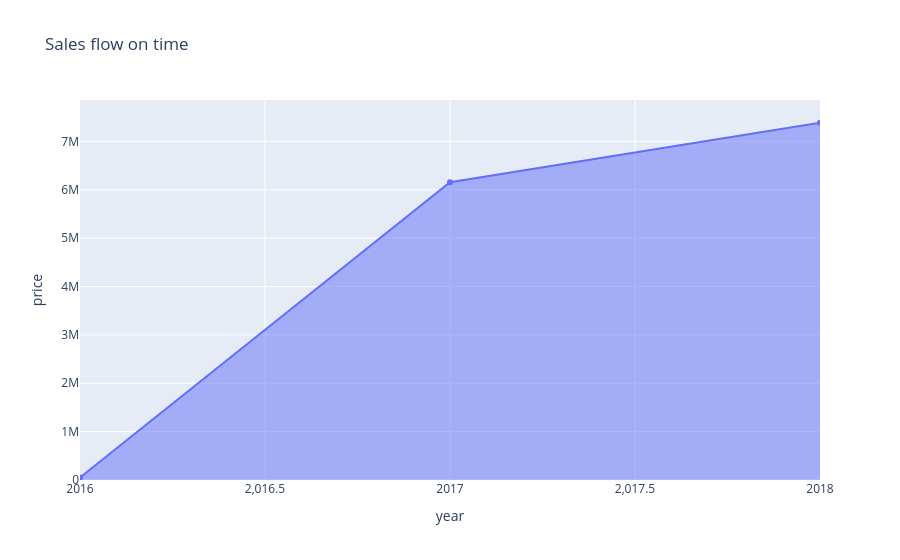

Here is the notebook cell this chart was saved with:
### Code cell
## Sales flow on time(year) 
fig=px.area(sales_year,
            markers=True,
                 x='year',
                 y='price',
                 title='Sales flow on time')
fig.show()

### Figure 1 — Plotly figure (JSON) as saved in the notebook; plotly's stock layout.template omitted (floating-point values rounded to 4 significant figures)
{"data": [{"fillpattern": {"shape": ""}, "hovertemplate": "year=%{x}<br>price=%{y}<extra></extra>", "legendgroup": "", "line": {"color": "#636efa"}, "marker": {"symbol": "circle"}, "mode": "lines+markers", "name": "", "orientation": "v", "showlegend": false, "stackgroup": "1", "type": "scatter", "x": [2018, 2017, 2016], "xaxis": "x", "y": [7386000.0, 6156000.0, 49790.0], "yaxis": "y"}], "layout": {"legend": {"tracegroupgap": 0}, "title": {"text": "Sales flow on time"}, "xaxis": {"anchor": "y", "domain": [0, 1], "title": {"text": "year"}}, "yaxis": {"anchor": "x", "domain": [0, 1], "title": {"text": "price"}}}}
